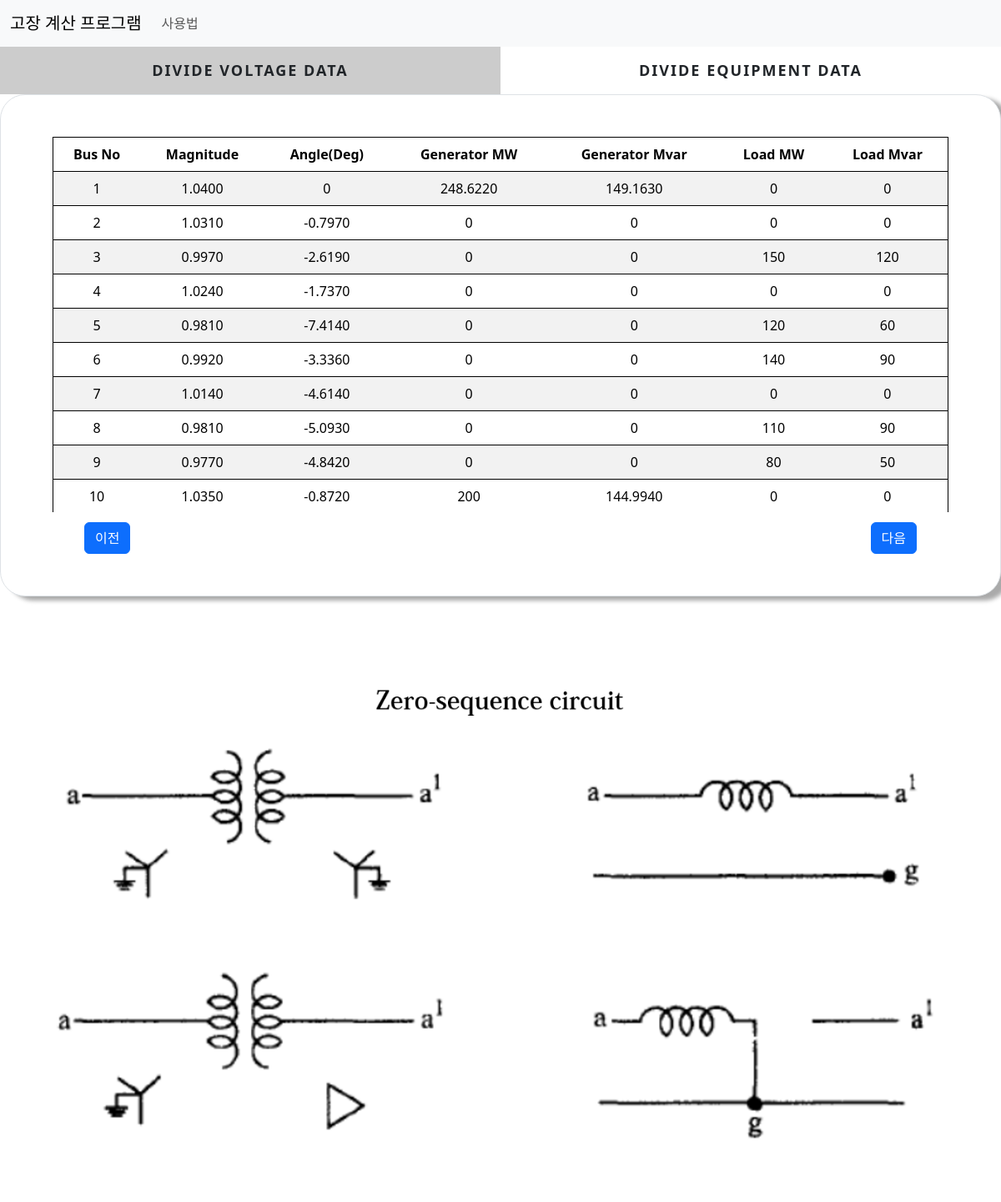
Page /slider/ on the earlier database version.
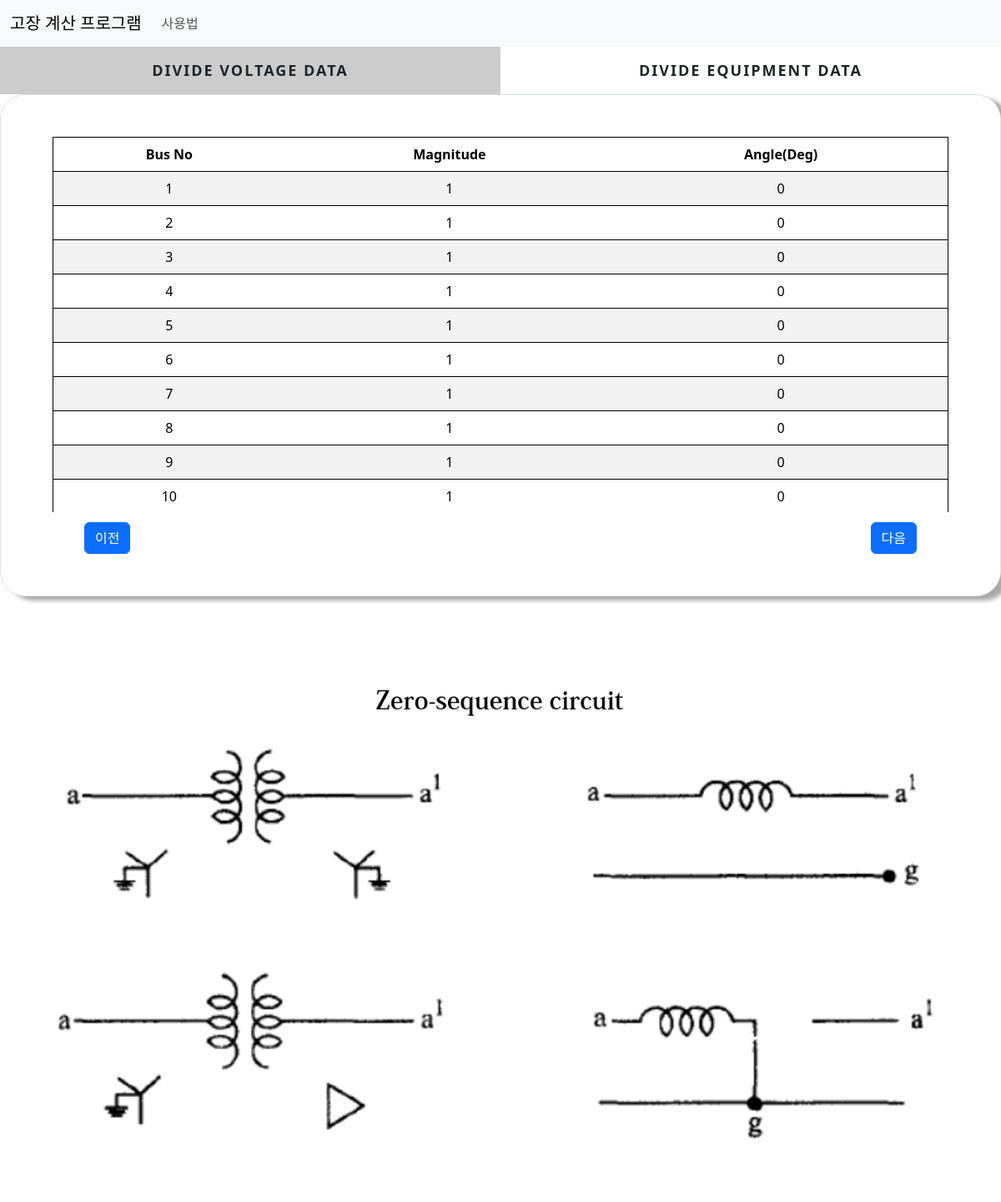
Same page on the later database version.
### cal/models.py (models this page shows)
class Sliderbus(models.Model):
    Bus_No =models.SmallIntegerField()
    Voltage_Mag = models.FloatField(default=0)
    Voltage_Deg = models.FloatField(default=0)
    Generator_MW = models.FloatField(default=0,null=True,blank=True)
    Generator_Mvar = models.FloatField(default=0,null=True,blank=True)
    Load_MW = models.FloatField(default=0,null=True,blank=True)
    Load_Mvar = models.FloatField(default=0,null=True,blank=True)

### cal/views.py (the view)
# urls.py: path('slider/',views.slider, name='slider'),
def slider(request):
    sliderbus = Sliderbus.objects.all()
    sliderline = SliderLine.objects.all()
    condition = conditionCheck.objects.get(find_con=True)
    fault_con = FaultCondition.objects.get(to_find=True)
    context={'sliderbus':sliderbus, 'sliderline':sliderline,'fault_con':fault_con,'condition':condition}
    return render(request,'cal/slider.html',context=context)

### cal/templates/cal/slider.html (shortened to what this page needs)
{% extends './base.html'%}
{% load static %}
{% block content %}
<div class="main">
    <div class="tab other">
      <label for="tab-1">Divide Voltage Data</label>
      <label for="tab-2">Divide Equipment Data</label>
    </div>
    <div class="content">
      <div class="content-dis">
        <div class="border">
          <div class="container  fault">
            <table class="table table-striped">
              {% if condition.is_flow %}
                <thead>
                  <tr>
                    <td>Bus No</td>
                    <td>Magnitude</td>
                    <td>Angle(Deg)</td>
                    <td>Generator MW</td>
                    <td>Generator Mvar</td>
                    <td>Load MW</td>
                    <td>Load Mvar</td>
                  </tr>
                </thead>
                <tbody>
                  {% for i in sliderbus %}
                  <tr>
                    <td>{{i.Bus_No}}</td>
                    <td>{{i.Voltage_Mag|floatformat:-4}}</td>
                    <td>{{i.Voltage_Deg|floatformat:-4}}</td>
                    <td>{{i.Generator_MW|floatformat:-4}}</td>
                    <td>{{i.Generator_Mvar|floatformat:-4}}</td>
                    <td>{{i.Load_MW|floatformat:-4}}</td>
                    <td>{{i.Load_Mvar|floatformat:-4}}</td>
                  </tr>
                  {% endfor %}
                </tbody>
              {% else %}
                <thead>
                  <tr>
                    <td>Bus No</td>
                    <td>Magnitude</td>
                    <td>Angle(Deg)</td>
                  </tr>
                </thead>
                <tbody>
                  {% for i in sliderbus %}
                  <tr>
                    <td>{{i.Bus_No}}</td>
                    <td>{{i.Voltage_Mag|floatformat:-4}}</td>
                    <td>{{i.Voltage_Deg|floatformat:-4}}</td>
                  </tr>
                  {% endfor %}
                </tbody>
              {% endif %}
            </table>
          </div>
          {% if fault_con.is_flow %}
            <a class="btn btn-primary prev" href="{% url 'flow' %}">이전</a>
          {% else %}
            <a class="btn btn-primary prev" href="{% url 'initial' %}">이전</a>
          {% endif %}
          {% if fault_con.fault_type == 0 %}
            <a class="btn btn-primary next" href="{% url 'ybus' %}">다음</a>
          {% else %}
            <a class="btn btn-primary next" href="{% url 'transformer' %}">다음</a>
          {% endif %}
        </div>
      </div>
    </div>
  </div>
  {% if faultcon.fault_type == 0 %}
    {% if fault_con.is_shunt %}
      {% if fault_con.is_load_effect %}
        <img src="{% static 'cal/images/ybusbload.png'%}">
      {% else %}
        <img src="{% static 'cal/images/ybusb.png'%}">
      {% endif %}
    {% else %}
      {% if fault_con.is_load_effect %}
        <img src="{% static 'cal/images/ybusload.png'%}">
      {% else %}
        <img src="{% static 'cal/images/ybus.png'%}">
      {% endif %}
    {% endif%}
  {% else%}
    <img src="{% static 'cal/images/zero-sequence.png'%}">
  {% endif %}
{% endblock content%}

Differences in the rows shown:
removed Sliderbus: Bus_No "1", Voltage_Mag "1.0400", Voltage_Deg "0", Generator_MW "248.6220", Generator_Mvar "149.1630", Load_MW "0", Load_Mvar "0"
removed Sliderbus: Bus_No "2", Voltage_Mag "1.0310", Voltage_Deg "-0.7970", Generator_MW "0", Generator_Mvar "0", Load_MW "0", Load_Mvar "0"
removed Sliderbus: Bus_No "3", Voltage_Mag "0.9970", Voltage_Deg "-2.6190", Generator_MW "0", Generator_Mvar "0", Load_MW "150", Load_Mvar "120"
removed Sliderbus: Bus_No "4", Voltage_Mag "1.0240", Voltage_Deg "-1.7370", Generator_MW "0", Generator_Mvar "0", Load_MW "0", Load_Mvar "0"
removed Sliderbus: Bus_No "5", Voltage_Mag "0.9810", Voltage_Deg "-7.4140", Generator_MW "0", Generator_Mvar "0", Load_MW "120", Load_Mvar "60"
removed Sliderbus: Bus_No "6", Voltage_Mag "0.9920", Voltage_Deg "-3.3360", Generator_MW "0", Generator_Mvar "0", Load_MW "140", Load_Mvar "90"
removed Sliderbus: Bus_No "7", Voltage_Mag "1.0140", Voltage_Deg "-4.6140", Generator_MW "0", Generator_Mvar "0", Load_MW "0", Load_Mvar "0"
removed Sliderbus: Bus_No "8", Voltage_Mag "0.9810", Voltage_Deg "-5.0930", Generator_MW "0", Generator_Mvar "0", Load_MW "110", Load_Mvar "90"
removed Sliderbus: Bus_No "9", Voltage_Mag "0.9770", Voltage_Deg "-4.8420", Generator_MW "0", Generator_Mvar "0", Load_MW "80", Load_Mvar "50"
removed Sliderbus: Bus_No "10", Voltage_Mag "1.0350", Voltage_Deg "-0.8720", Generator_MW "200", Generator_Mvar "144.9940", Load_MW "0", Load_Mvar "0"
added Sliderbus: Bus_No "1", Voltage_Mag "1", Voltage_Deg "0"
added Sliderbus: Bus_No "2", Voltage_Mag "1", Voltage_Deg "0"
added Sliderbus: Bus_No "3", Voltage_Mag "1", Voltage_Deg "0"
added Sliderbus: Bus_No "4", Voltage_Mag "1", Voltage_Deg "0"
added Sliderbus: Bus_No "5", Voltage_Mag "1", Voltage_Deg "0"
added Sliderbus: Bus_No "6", Voltage_Mag "1", Voltage_Deg "0"
added Sliderbus: Bus_No "7", Voltage_Mag "1", Voltage_Deg "0"
added Sliderbus: Bus_No "8", Voltage_Mag "1", Voltage_Deg "0"
added Sliderbus: Bus_No "9", Voltage_Mag "1", Voltage_Deg "0"
added Sliderbus: Bus_No "10", Voltage_Mag "1", Voltage_Deg "0"
Other differences:
text no longer shown: "Generator MW Generator Mvar Load MW Load Mvar"
